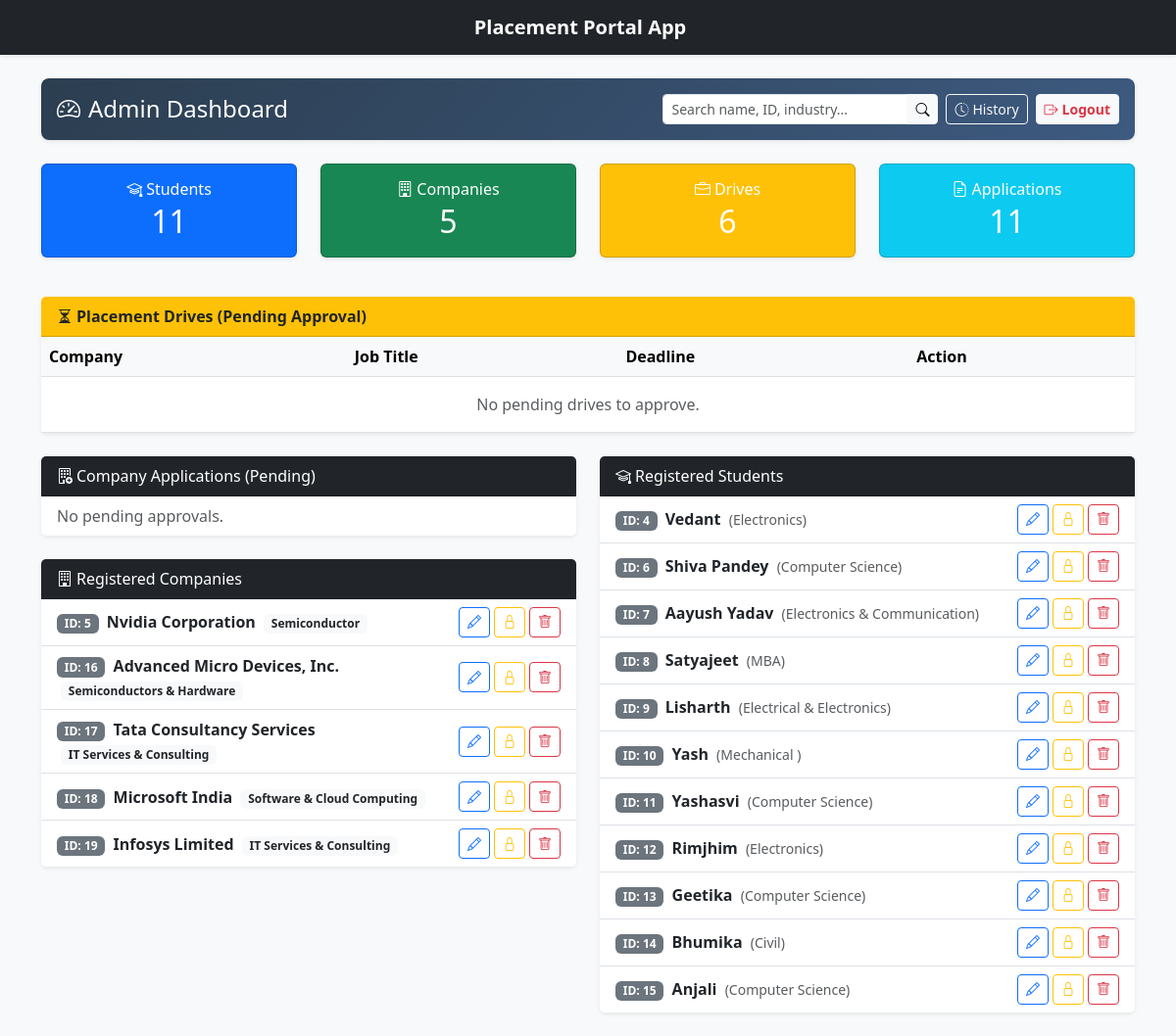
The page /admin_dashboard (signed in) on the database as committed earlier.
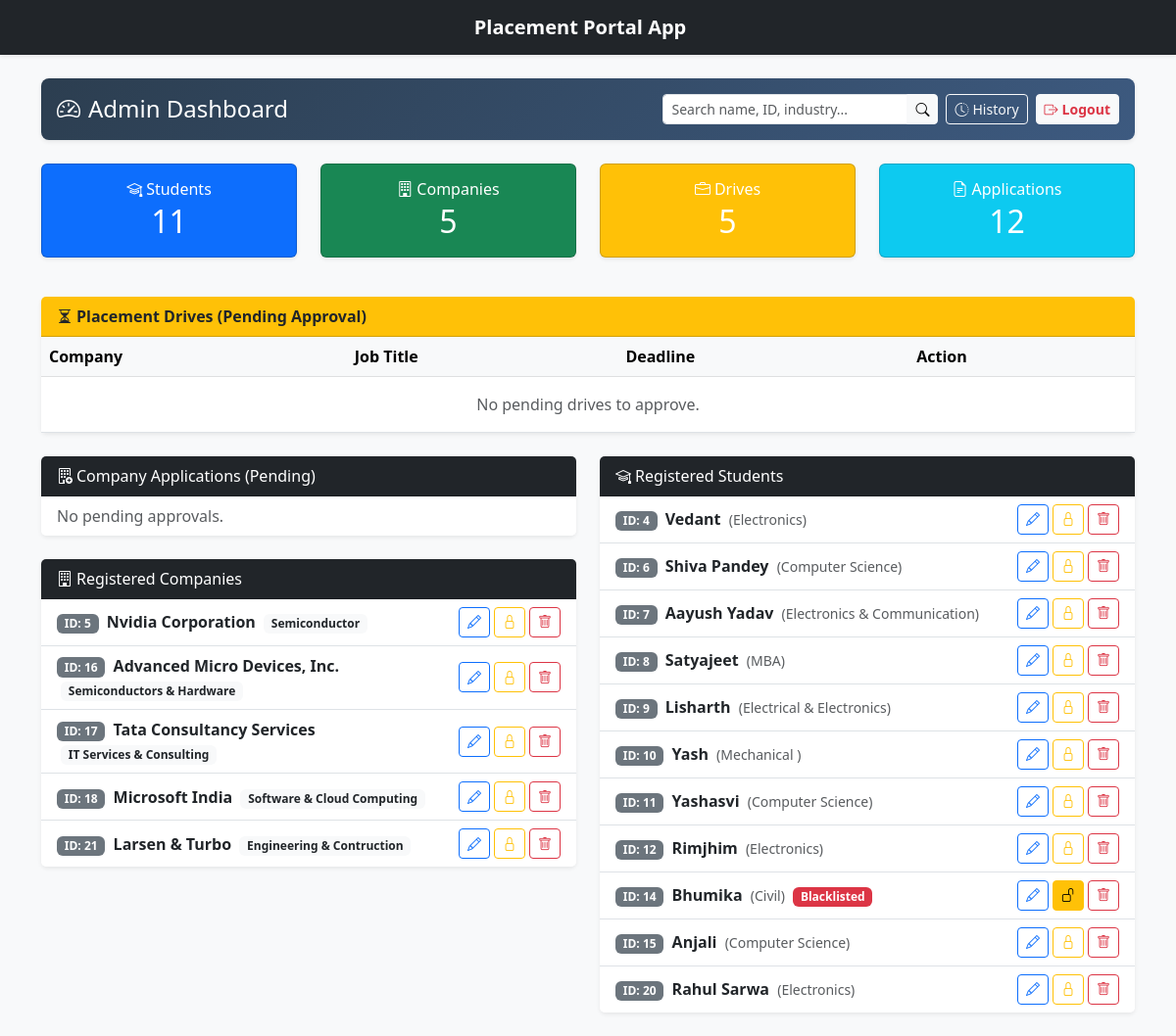
The same page on the database as committed later.
### models.py (models this page shows)
class User(db.Model, UserMixin):
    id = db.Column(db.Integer, primary_key=True)
    username = db.Column(db.String(150), unique=True, nullable=False)
    password = db.Column(db.String(150), nullable=False)
    role = db.Column(db.String(50), nullable=False)
    name = db.Column(db.String(150), nullable=True)
    department = db.Column(db.String(150), nullable=True)
    resume_filename = db.Column(db.String(255), nullable=True)
    company_name = db.Column(db.String(150), nullable=True)
    hr_contact = db.Column(db.String(150), nullable=True)
    website = db.Column(db.String(255), nullable=True)
    industry = db.Column(db.String(150), nullable=True)
    is_approved = db.Column(db.Boolean, default=False)
    is_blacklisted = db.Column(db.Boolean, default=False)

### app.py (the view)
@app.route('/admin_dashboard')
@login_required
def admin_dashboard():
    if current_user.role != 'admin':
        flash('Access denied: Admins only.', 'danger')
        return redirect(url_for('login'))
    total_students = User.query.filter_by(role='student').count()
    total_companies = User.query.filter_by(role='company').count()
    total_drives = Drive.query.count()
    total_applications = Application.query.count()
    pending_companies = User.query.filter_by(role='company', is_approved=False).all()
    pending_drives = Drive.query.filter_by(status='Pending').all()
    search_query = request.args.get('search', '')
    if search_query:
        if search_query.isdigit():
            approved_companies = User.query.filter_by(role='company', is_approved=True, id=int(search_query)).all()
            students = User.query.filter_by(role='student', id=int(search_query)).all()
        else:
            approved_companies = User.query.filter(
                User.role == 'company',
                User.is_approved == True,
                db.or_(
                    User.company_name.ilike(f'%{search_query}%'),
                    User.industry.ilike(f'%{search_query}%'),
                    User.hr_contact.ilike(f'%{search_query}%')
                )
            ).all()
            students = User.query.filter(
                User.role == 'student',
                db.or_(
                    User.name.ilike(f'%{search_query}%'),
                    User.username.ilike(f'%{search_query}%')
                )
            ).all()
    else:
        approved_companies = User.query.filter_by(role='company', is_approved=True).all()
        students = User.query.filter_by(role='student').all()
    return render_template('admin_dashboard.html',
                           stats={'students': total_students, 'companies': total_companies,
                                  'drives': total_drives, 'apps': total_applications},
                           pending_companies=pending_companies,
                           approved_companies=approved_companies,
                           students=students,
                           pending_drives=pending_drives,
                           search_query=search_query)

### app.py (called while the page is built)
@login_manager.user_loader
def load_user(user_id):
    return User.query.get(int(user_id))

### templates/admin_dashboard.html (shortened to what the changed rows need)
{% extends 'base.html' %}
{% block content %}
<div class="row mb-4 text-center">
    <div class="col-md-3">
        <div class="card text-white bg-primary mb-3 shadow-sm">
            <div class="card-body py-3">
                <h2 class="mb-0">{{ stats.students }}</h2>
            </div>
        </div>
    </div>
    <div class="col-md-3">
        <div class="card text-white bg-success mb-3 shadow-sm">
            <div class="card-body py-3">
                <h2 class="mb-0">{{ stats.companies }}</h2>
            </div>
        </div>
    </div>
    <div class="col-md-3">
        <div class="card text-white bg-warning mb-3 shadow-sm">
            <div class="card-body py-3">
                <h6 class="card-title mb-1"><i class="bi bi-briefcase me-1"></i>Drives</h6>
                <h2 class="mb-0">{{ stats.drives }}</h2>
            </div>
        </div>
    </div>
    <div class="col-md-3">
        <div class="card text-white bg-info mb-3 shadow-sm">
            <div class="card-body py-3">
                <h6 class="card-title mb-1"><i class="bi bi-file-earmark-text me-1"></i>Applications</h6>
                <h2 class="mb-0">{{ stats.apps }}</h2>
            </div>
        </div>
    </div>
</div>
<div class="row mb-4">
    <div class="col-md-12">
        <div class="card border-0 shadow-sm">
            <div class="card-body p-0">
                <table class="table table-hover mb-0">
                    <thead class="table-light">
                        <tr>
                            <th>Company</th>
                            <th>Job Title</th>
                            <th>Deadline</th>
                            <th>Action</th>
                        </tr>
                    </thead>
                </table>
            </div>
        </div>
    </div>
</div>
<div class="row">
    <div class="col-md-6">
        <div class="card mb-4 border-0 shadow-sm">
            <ul class="list-group list-group-flush">
                {% for company in approved_companies %}
                <li class="list-group-item d-flex justify-content-between align-items-center">
                    <div>
                        <span class="badge bg-secondary me-1">ID: {{ company.id }}</span>
                        <strong>{{ company.company_name }}</strong>
                        {% if company.industry %}<span class="badge bg-light text-dark ms-1">{{ company.industry
                            }}</span>{% endif %}
                    </div>
                    <div class="d-flex gap-1">
                        <a href="{{ url_for('admin_edit_user', user_id=company.id) }}"
                            class="btn btn-sm btn-outline-primary"><i class="bi bi-pencil"></i></a>
                        <form action="{{ url_for('toggle_blacklist', user_id=company.id) }}" method="POST" class="m-0">
                            {% if company.is_blacklisted %}
                            <button type="submit" class="btn btn-sm btn-warning" title="Un-Blacklist"><i
                                    class="bi bi-unlock"></i></button>
                            {% else %}
                            <button type="submit" class="btn btn-sm btn-outline-warning" title="Blacklist"><i
                                    class="bi bi-lock"></i></button>
                            {% endif %}
                        </form>
                        <form action="{{ url_for('delete_user', user_id=company.id) }}" method="POST" class="m-0"
                            onsubmit="return confirm('Are you sure you want to delete this company?');">
                            <button type="submit" class="btn btn-sm btn-outline-danger"><i
                                    class="bi bi-trash"></i></button>
                        </form>
                    </div>
                </li>
                {% else %}
                <li class="list-group-item text-muted">No approved companies yet.</li>
                {% endfor %}
            </ul>
        </div>
    </div>
    <div class="col-md-6">
        <div class="card mb-4 border-0 shadow-sm">
            <ul class="list-group list-group-flush">
                {% for student in students %}
                <li class="list-group-item d-flex justify-content-between align-items-center">
                    <div>
                        <span class="badge bg-secondary me-1">ID: {{ student.id }}</span>
                        <strong>{{ student.name }}</strong>
                        <span class="text-muted small ms-1">({{ student.department }})</span>
                        {% if student.is_blacklisted %}<span class="badge bg-danger ms-1">Blacklisted</span>{% endif %}
                    </div>
                    <div class="d-flex gap-1">
                        <a href="{{ url_for('admin_edit_user', user_id=student.id) }}"
                            class="btn btn-sm btn-outline-primary"><i class="bi bi-pencil"></i></a>
                        <form action="{{ url_for('toggle_blacklist', user_id=student.id) }}" method="POST" class="m-0">
                            {% if student.is_blacklisted %}
                            <button type="submit" class="btn btn-sm btn-warning" title="Un-Blacklist"><i
                                    class="bi bi-unlock"></i></button>
                            {% else %}
                            <button type="submit" class="btn btn-sm btn-outline-warning" title="Blacklist"><i
                                    class="bi bi-lock"></i></button>
                            {% endif %}
                        </form>
                        <form action="{{ url_for('delete_user', user_id=student.id) }}" method="POST" class="m-0"
                            onsubmit="return confirm('Are you sure you want to delete this student?');">
                            <button type="submit" class="btn btn-sm btn-outline-danger"><i
                                    class="bi bi-trash"></i></button>
                        </form>
                    </div>
                </li>
                {% else %}
                <li class="list-group-item text-muted">No students registered yet.</li>
                {% endfor %}
            </ul>
        </div>
    </div>
</div>
{% endblock %}

Rows that differ between the two databases and show on the page:
removed User: id "19", company_name "Infosys Limited", industry "IT Services & Consulting", is_blacklisted False (drawn), shown under "11"
removed User: id "13", name "Geetika", department "Computer Science", is_blacklisted False (drawn)
added User: id "21", company_name "Larsen & Turbo", industry "Engineering & Contruction", is_blacklisted False (drawn), shown under "12"
changed User "Bhumika": now shows "Blacklisted"
added User: id "20", name "Rahul Sarwa", department "Electronics", is_blacklisted False (drawn)
Other text that changed with them:
{{ stats.drives }}: "6" → "5"
{{ stats.apps }}: "11" → "12"
